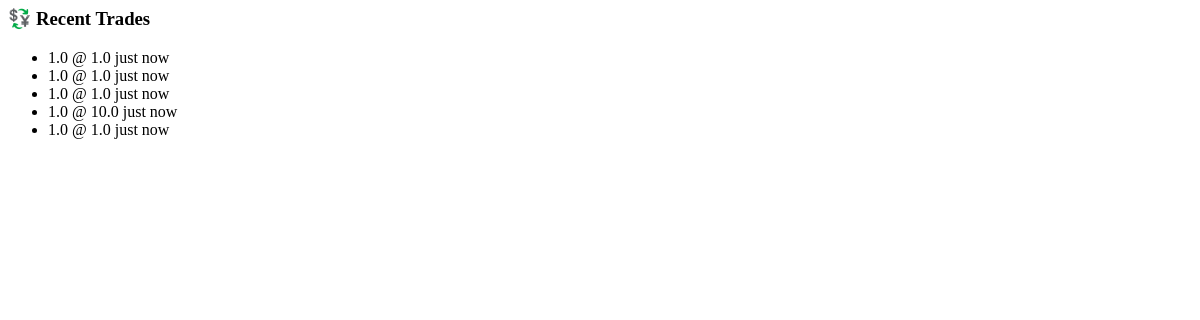
/ui/trades, run on an earlier commit of the app's database.
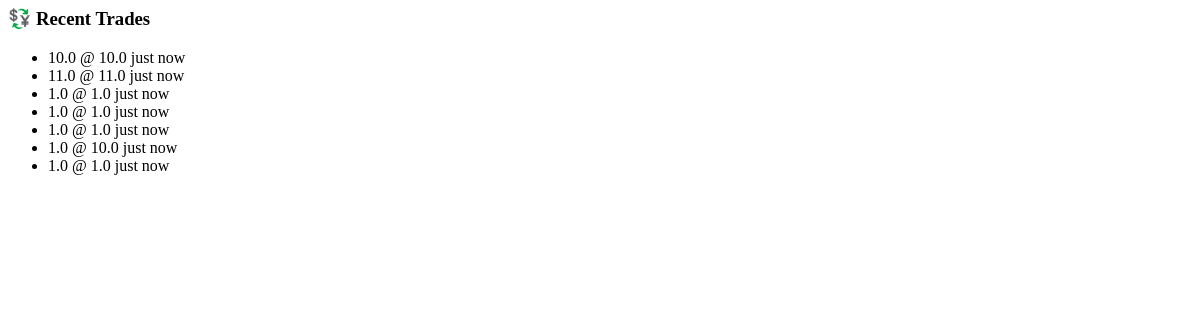
And on a later commit of the database.
### app/models.py (models this page shows)
class TradeProjection(Base):
    __tablename__ = "trades"
    id = Column(Integer, primary_key=True)
    buy_order_id = Column(Integer, nullable=False)
    sell_order_id = Column(Integer, nullable=False)
    price = Column(Float, nullable=False)
    quantity = Column(Float, nullable=False)
    side = Column(SqlEnum(OrderSide), nullable=False)
    timestamp = Column(DateTime(timezone=True), server_default=func.now())

### app/ui/views.py (the view)
@ui_router.get("/ui/trades", response_class=HTMLResponse)
async def ui_trades(request: Request, db=Depends(get_db)):
    trades = await get_recent_trades(db)
    trades_data = [
        {
            "side": "buy" if t.buy_order_id < t.sell_order_id else "sell",  # or use actual field if you store side
            "price": t.price,
            "quantity": t.quantity,
            "time": "just now",  # You can add timestamp formatting if needed
        }
        for t in trades
    ]
    return templates.TemplateResponse("trades_partial.html", {"request": request, "trades": trades_data})

### app/templates/trades_partial.html (shortened to what this page needs)
<div
    id="trades"
    hx-get="/ui/trades"
    hx-trigger="sse:trade"
    hx-swap="outerHTML"
    class="sse-reactive max-w-md mx-auto mt-8 bg-white shadow rounded border border-gray-200"
    hx-vals="js:{ ts: Date.now() }"
>
    <h3 class="text-lg font-semibold text-center py-3 border-b text-gray-700">
        💱 Recent Trades
    </h3>
    <ul class="max-h-64 overflow-y-auto px-4 py-2 space-y-1">
        {% for trade in trades %}
        <li
            id="trade-{{ trade.buy_order_id }}-{{ trade.sell_order_id }}"
            class="flex justify-between text-sm px-2 py-1 rounded {% if trade.side == 'buy' %}bg-green-50 text-green-800 {% else %}bg-red-50 text-red-800{% endif %}"
        >
            <span>{{ trade.quantity }} @ {{ trade.price }}</span>
            <span class="text-gray-400 text-xs">{{ trade.time }}</span>
        </li>
        {% endfor %}
    </ul>
</div>

What changed in the data, as far as the page shows it:
added TradeProjection: quantity "10.0", price "10.0", time "just now"
added TradeProjection: quantity "11.0", price "11.0", time "just now"
